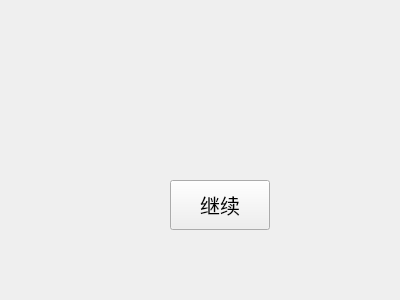
<?xml version="1.0" encoding="UTF-8"?>
<ui version="4.0">
 <class>PPT44</class>
 <widget class="QWidget" name="PPT44">
  <property name="geometry">
   <rect>
    <x>0</x>
    <y>0</y>
    <width>400</width>
    <height>300</height>
   </rect>
  </property>
  <property name="windowTitle">
   <string>Form</string>
  </property>
  <widget class="QPushButton" name="pushButton">
   <property name="geometry">
    <rect>
     <x>170</x>
     <y>180</y>
     <width>100</width>
     <height>50</height>
    </rect>
   </property>
   <property name="font">
    <font>
     <pointsize>15</pointsize>
    </font>
   </property>
   <property name="text">
    <string>继续</string>
   </property>
   <property name="icon">
    <iconset resource="res.qrc">
     <normaloff>:/P1-6/IMAGE/jx (2).jpg</normaloff>:/P1-6/IMAGE/jx (2).jpg</iconset>
   </property>
   <property name="iconSize">
    <size>
     <width>30</width>
     <height>30</height>
    </size>
   </property>
  </widget>
 </widget>
 <resources>
  <include location="res.qrc"/>
 </resources>
 <connections/>
</ui>
